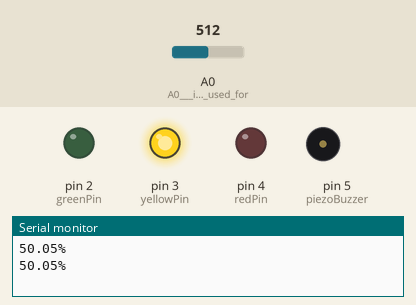
Simulated run of this sketch. Board: Arduino Uno, built with avr-gcc and run on an emulated ATmega328P. Shown: output pins drawn as LEDs (lit = HIGH), buzzer (waves = sounding), the last lines printed to the serial monitor. Inputs (shaded band) come from the test bench; at power-on: A0 (A0___is_the_pin_used_for) = 512.

Above: at 1.8 s.
1.9 s: A0 (A0___is_the_pin_used_for) set to 317
4.2 s: A0 (A0___is_the_pin_used_for) set to 295
At 7.2 s:
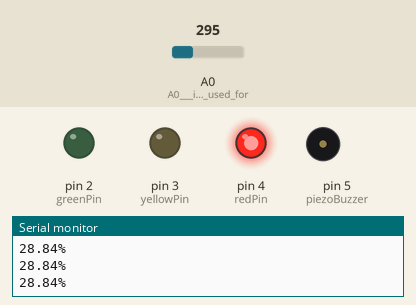
7.5 s: A0 (A0___is_the_pin_used_for) set to 122
At 9.25 s:
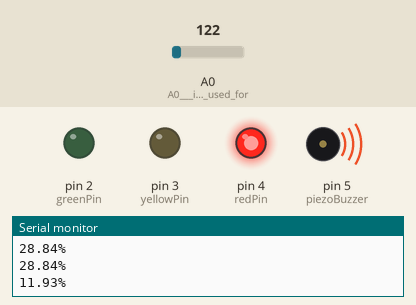
11.0 s: A0 (A0___is_the_pin_used_for) set to 192
13.5 s: A0 (A0___is_the_pin_used_for) set to 213
15.0 s: A0 (A0___is_the_pin_used_for) set to 60
At 16.8 s:
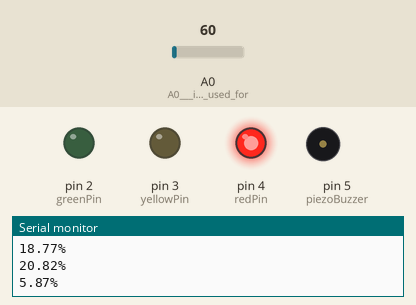
Timing chart, 0 to 20.1 s (numbered marks = the images above; inputs shaded):
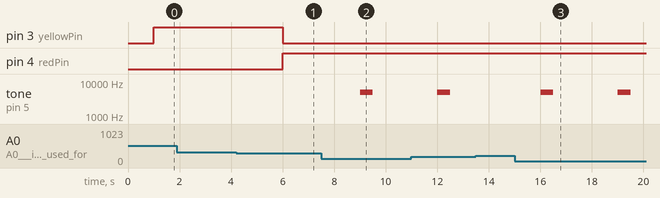

The sketch:

Alert.ino
```cpp
int greenPin = 2;
int yellowPin = 3;
int redPin = 4;
int piezoBuzzer = 5;
int delayTime=1000;
float MoistureLevel; //Values between 0-1023

void setup() {
  Serial.begin(9600);
  pinMode(greenPin, OUTPUT);
  pinMode(yellowPin, OUTPUT);
  pinMode(redPin, OUTPUT);
  pinMode (A0, INPUT); //A0   is the pin used for the Soil Moisture Sensor
  }

void   loop() {
 MoistureLevel = analogRead(A0);//Keep renewing the readings   for the current moisture level
 MoistureLevel = MoistureLevel/1023*100;
 Serial.print(MoistureLevel);
 Serial.println("%");
 delay(delayTime);

 if(MoistureLevel < 20 ){ //If the moisture is below 20%
    digitalWrite(greenPin, LOW);
    digitalWrite(yellowPin, LOW);
    digitalWrite(redPin, HIGH); //Switch   on red light, and sound the buzzer
    tone(piezoBuzzer, 5000, 500);
    delay(2000);
   }
   if (MoistureLevel >= 20 && MoistureLevel <= 30)
  {//if the moisture level is in between 20% and 30%
    digitalWrite(greenPin, LOW);
    digitalWrite(yellowPin, LOW);
    digitalWrite(redPin, HIGH);   //Switch red light on, but don't sound the buzzer
  }
  if (MoistureLevel <= 70 && MoistureLevel > 30)
  {//if the moisture level is in between 30% and 70%
    digitalWrite(greenPin,LOW);
    digitalWrite(yellowPin,HIGH);//Just switch yellow light on
    digitalWrite(redPin,LOW);
  }
  if(MoistureLevel > 70)
   //Otherwise the moisture level is above 70%, and therefore it's good enough
   {
   digitalWrite(greenPin, HIGH);//Switch green light on
   digitalWrite(yellowPin, LOW);
   digitalWrite(redPin, LOW);
  }
}
```

Measured:
- the behaviour switches between 307 and 306 on A0 (A0___is_the_pin_used_for) (found by bisection; images 0 and 1)
- after the input at 4.2 s, pin 3 (yellowPin): HIGH → LOW after 1.8 s; pin 4 (redPin): LOW → HIGH after 1.8 s
- after the input at 7.5 s, tone on pin 5 (piezoBuzzer): silent → 5000 Hz after 1.5 s, → silent 0.50 s later
- after the input at 15.0 s, tone on pin 5 (piezoBuzzer): alternates 5000 Hz for 0.50 s and silent for 2.5 s, starting after 1.0 s
